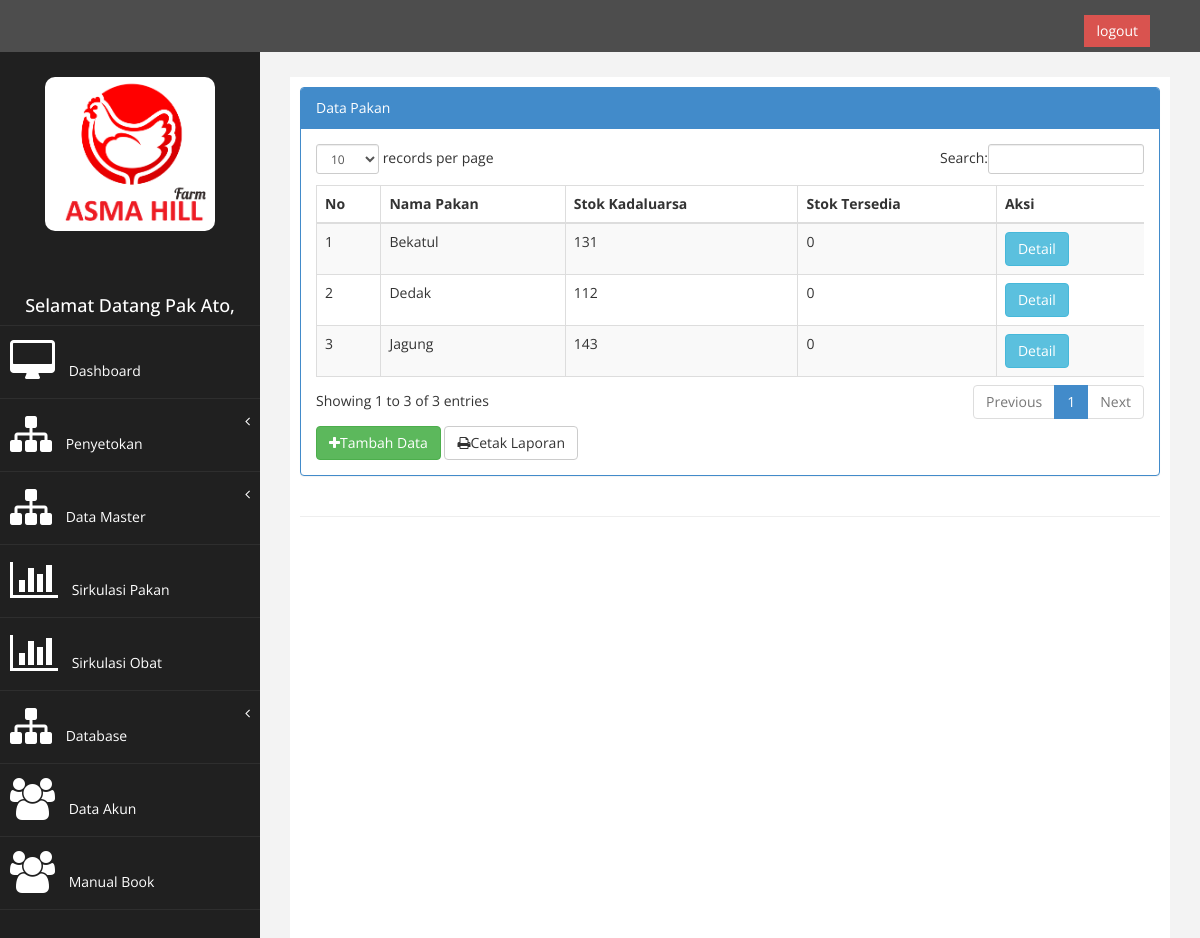
Page /index.php?page=view_pakan (signed in) on the committed database.
### tables this page shows
CREATE TABLE `tb_pakan` (
  `id_pakan` int(9) NOT NULL AUTO_INCREMENT,
  `nama_pakan` varchar(250) NOT NULL,
  `stok` int(11) NOT NULL,
  `id_suplier` int(5) NOT NULL,
  `id_kategori` int(11) NOT NULL,
  `tgl_masuk` date NOT NULL,
  `tgl_kadaluarsa` date NOT NULL,
  PRIMARY KEY (`id_pakan`),
  KEY `id_suplier` (`id_suplier`),
  CONSTRAINT `tb_pakan_ibfk_1` FOREIGN KEY (`id_suplier`) REFERENCES `tb_suplier` (`id_suplier`) ON DELETE CASCADE ON UPDATE CASCADE
);

### page/data_pakan/view_pakan.php (the view, shortened to what this page needs)
<div class="row">
                <div class="col-md-12">
                    <div class="panel panel-primary">
                        <div class="panel-heading">
                             Data Pakan
                        </div>
                        <div class="panel-body">
                            <div class="table-responsive">
                                <table class="table table-striped table-bordered table-hover" id="dataTables-example">
                                    <thead>
                                        <tr>
                                            <th>No</th>
                                            <th>Nama Pakan</th>
                                            <th>Stok Kadaluarsa</th>
                                            <th>Stok Tersedia</th>
                                            <th>Aksi</th>
                                        </tr>
                                    </thead>
                                    <tbody>
                                    <?php error_reporting(E_ALL ^ E_NOTICE);
                                    $no = 1;
                                    $sql = $koneksi->query("select * from view_pakan");
                                    while ($data= $sql->fetch_assoc()){
                                    ?>
                                    <tr>
                                    <td><?php echo $no++; ?></td>
                                    <td><?php echo $data['nama_pakan']; ?></td>
                                    <td><?php echo $data['kadaluarsa']; ?> </td>
                                    <td><?php echo $data['tersedia']; ?></td>
                                    <td>
                                    <a href="?page=view_pakan&aksi=data_pakan&id=<?php echo $data['id_kategori'];?>"  class="btn btn-info">Detail</a>
                                     </td>
                                    </tr>
                                    <?php } ?>
                                    </tbody>
                                    </table>
                                    </div>
                                    <a href="?page=view_pakan&aksi=tambah" class="btn btn-success" style="margin-bottom: : 8px";><i class="fa fa-plus"></i>Tambah Data</a>
                                    <a href="./laporan/laporan_pakan.php" target="blank" class="btn btn-default" style="margin-bottom: : 8px";><i class="fa fa-print"></i>Cetak Laporan</a>
                                       </div>
                                        </div>
                                         </div>
                                          </div>

### assets/css/custom.css (style rules this page uses)
body { font-family: 'Open Sans', sans-serif; }

### rows in the picture
tb_pakan: nama_pakan "Bekatul", kadaluarsa "131", tersedia "0"
tb_pakan: nama_pakan "Dedak", kadaluarsa "112", tersedia "0"
tb_pakan: nama_pakan "Jagung", kadaluarsa "143", tersedia "0"

### other values in the picture
$_SESSION['nama'] "Pak Ato"
